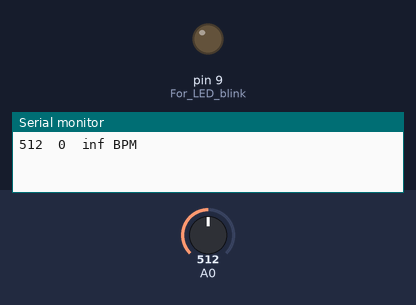
A sketch run on a simulated Arduino Uno, built with avr-gcc and run on an emulated ATmega328P. Parts: output pins drawn as LEDs (lit = HIGH), the last lines printed to the serial monitor. The test bench sets the inputs (shaded band); at power-on: A0 = 512.

Above: at 1.2 s.
1.3 s: A0 set to 533
At 2.5 s:
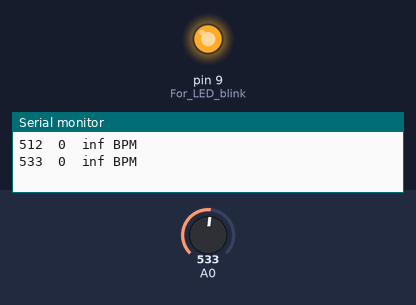
2.8 s: A0 set to 507
4.3 s: A0 set to 480
At 5.1 s:
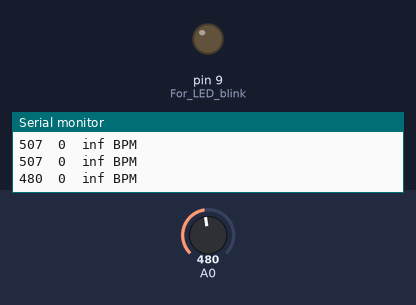
Timing chart, 0 to 7.3 s (numbered marks = the images above; inputs shaded):
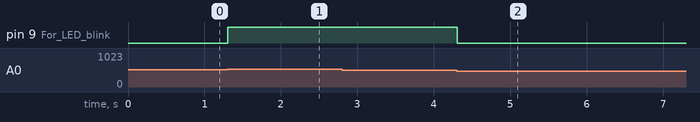

Measured:
- the behaviour switches between 518 and 519 on A0 (found by bisection; images 0 and 1)
- the behaviour switches between 490 and 489 on A0 (found by bisection; images 1 and 2)
- after the input at 1.3 s, pin 9 (For_LED_blink): LOW → HIGH at once
- after the input at 4.3 s, pin 9 (For_LED_blink): HIGH → LOW at once

The sketch:

ECG_code_Arduino.ino
```cpp
/*Code written by RajenChhetry _ Version 2.0 _ Detection of heart rate in BMP and display of ECG signal
Assam University(TSSOT)
email : rajenchhetry.square.bnc@gmail.com */

int UpperThreshold = 518;
int LowerThreshold = 490;
int reading = 0;
float BPM = 0.0;
bool IgnoreReading = false;   //bool(data type) holds one of two values_true or false
bool FirstPulseDetected = false;
unsigned long FirstPulseTime = 0;
unsigned long SecondPulseTime = 0;
unsigned long PulseInterval = 0;
const unsigned long delayTime = 10;
const unsigned long delayTime2 = 1000;
const unsigned long baudRate = 9600;
unsigned long previousMillis = 0;
unsigned long previousMillis2 = 0;

void setup(){
  Serial.begin(baudRate);
  pinMode(9, OUTPUT);  // For LED blink
  digitalWrite(9, LOW);
}

void loop(){
  unsigned long currentMillis = millis();    // Get current time
  if(myTimer1(delayTime, currentMillis) == 1)  // First event
{

    reading = analogRead(0); // Heart beat leading edge detected.

    if(reading > UpperThreshold && IgnoreReading == false)
  {
      if(FirstPulseDetected == false)
     {
        FirstPulseTime = millis();
        FirstPulseDetected = true;
      }
        else
      {
        SecondPulseTime = millis();
        PulseInterval = SecondPulseTime - FirstPulseTime;
        FirstPulseTime = SecondPulseTime;
      }
      IgnoreReading = true;
      digitalWrite(9, HIGH);
    }
    if(reading < LowerThreshold && IgnoreReading == true)  // Heart beat trailing edge detected.
  {
      IgnoreReading = false;
      digitalWrite(9, LOW);
    }
    BPM = (1.0/PulseInterval) * 60.0 * 1000; // Calculate Beats Per Minute.
  }
  if(myTimer2(delayTime2, currentMillis) == 1) // Second event
{
    Serial.print(reading);
    Serial.print("\t");
    Serial.print(PulseInterval);
    Serial.print("\t");
    Serial.print(BPM);
    Serial.println(" BPM");
    Serial.flush();
  }
}
int myTimer1(long delayTime, long currentMillis)  // First event timer
{
  if(currentMillis - previousMillis >= delayTime)   {previousMillis = currentMillis;return 1;}
  else{return 0;}
}
int myTimer2(long delayTime2, long currentMillis)  // Second event timer
{
  if(currentMillis - previousMillis2 >= delayTime2)  {previousMillis2 = currentMillis;return 1;}
  else{return 0;}
}
```
